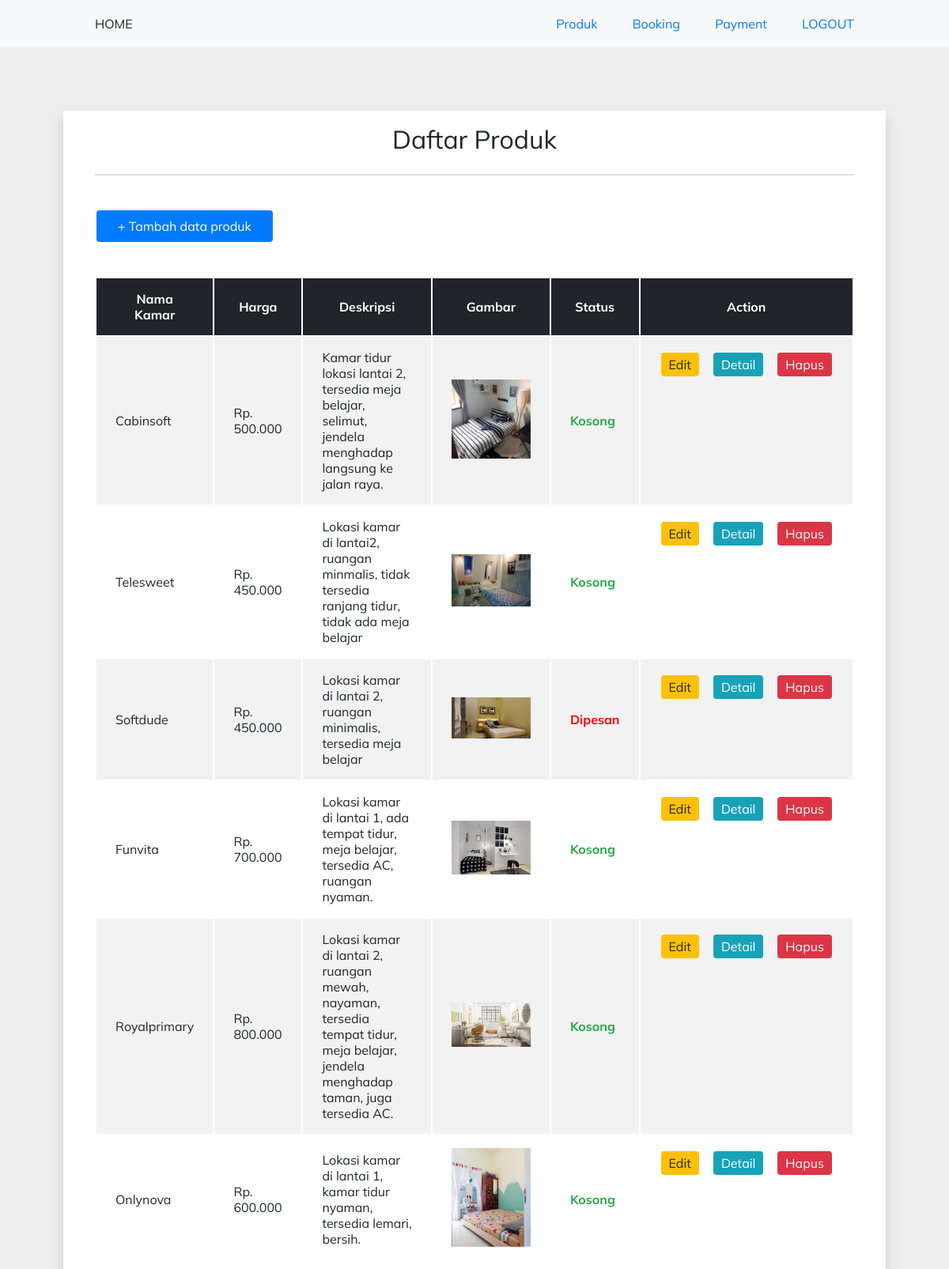
The app's page /produk/index.php (signed in) with its own data.
### tables this page shows
CREATE TABLE `produk` (
  `produk_id` int(11) NOT NULL,
  `nama_produk` varchar(100) NOT NULL,
  `harga` decimal(9,0) NOT NULL,
  `deskripsi` varchar(500) NOT NULL,
  `gambar` varchar(255) NOT NULL,
  `status` enum('0','1') NOT NULL
);

### _functions.php (called while the page is built, shortened)
<?php
require_once('connection.php');
function query($sql)
{
	global $conn;
	$query = mysqli_query($conn, $sql);
	if ($query->num_rows) {
		while ($row = mysqli_fetch_assoc($query)) {
			$results[] = $row;
		}
		return $results;
	}
	return [];
}

### produk/index.php (the view, shortened to what this page needs)
<?php
require_once('../_functions.php');
$product = query("SELECT * FROM produk");
?>
<?php require_once('./../layouts/admin/header.php') ?>
<div class="mt-3 px-2 py-2 shadow container bg-white text-center">
	<h2 class="font-weight-normal">Daftar Produk</h2>
	<hr>
	<div class="text-left mt-2">
		<a href="tambah.php" class="btn btn-primary">+ Tambah data produk</a>
	</div>
	<table class="table mt-2">
		<thead class="text-center thead-dark">
			<tr>
				<th>Nama Kamar</th>
				<th>Harga</th>
				<th>Deskripsi</th>
				<th>Gambar</th>
				<th>Status</th>
				<th>Action</th>
			</tr>
		</thead>
		<tbody>
			<?php if (!empty($product)) : ?>
				<?php foreach ($product as $p) : ?>
					<tr>
						<td><?= $p['nama_produk']; ?></td>
						<td>Rp. <?= number_format($p['harga'], 0, ',', '.'); ?></td>
						<td><?= $p['deskripsi']; ?></td>
						<td>
							<img src="../asset/img/produk/<?= $p['gambar']; ?>" alt="" width="100px">
						</td>
						<td>
							<?php if ($p['status'] == '1') : ?>
								<h6 class="text-danger">Dipesan</h6>
							<?php else : ?>
								<h6 class="text-success">Kosong</h6>
							<?php endif; ?>
						</td>
						<td class="d-flex flex-between">
							<a href="edit.php?produk_id=<?= $p['produk_id']; ?>" class="btn btn-sm btn-warning mr-1">Edit</a>
							<a href="detail.php?produk_id=<?= $p['produk_id']; ?>" class="btn btn-sm btn-info mr-1">Detail</a>
							<a href="delete.php?produk_id=<?= $p['produk_id']; ?>" class="btn btn-sm btn-danger" onclick="return confirm('Yakin ingin menghapus?');">Hapus</a>
						</td>
					</tr>
				<?php endforeach; ?>
			<?php endif; ?>
		</tbody>
	</table>
</div>
<?php require_once('./../layouts/admin/footer.php') ?>

### asset/css/style.css (style rules this page uses)
* { margin: 0; padding: 0; font-size: 16px; color: rgb(33, 37, 41); font-family: "Mulish", sans-serif; }
.container { width: 80%; margin: auto; }
.text-center { text-align: center; }
.text-left { text-align: left; }
.table { width: 100%; margin-bottom: 1rem; color: #212529; }
thead tr { vertical-align: middle; height: 2.5rem; }
tbody tr:nth-child(odd) { background-color: #f2f2f2; }
tr th { padding: 1rem 1.5rem; }
tr td { padding: 1rem 1.5rem; text-align: left; }
.thead-dark { background-color: rgb(33, 37, 41); }
.thead-dark th { color: white; }
table { display: table; border-collapse: separate; box-sizing: border-box; text-indent: initial; border-spacing: 2px; border-color: grey; }
a { text-decoration: none; font-size: 1rem !important; }
h2 { font-size: 2rem; }
hr { border: 0.2px solid rgba(0, 0, 0, 0.125); margin-top: 1.5rem; margin-bottom: 1.5rem; }
.bg-white { background-color: white; }
.text-danger { color: red; }
.text-success { color: rgb(40, 167, 69); }
.px-2 { padding-right: 2.5rem; padding-left: 2.5rem; }
.py-2 { padding-top: 1rem; padding-bottom: 1rem; }
.mt-2 { margin-top: 2.5rem !important; }
.mt-3 { margin-top: 5rem !important; }
.mr-1 { margin-right: 1rem !important; }
.btn { border-radius: 4px; border: none; padding: 10px 27px; text-align: center; text-decoration: none; display: inline-block; font-size: 16px; margin: 4px 2px; cursor: pointer; }
.btn-sm { padding: 5px 10px; }
.btn-primary { background-color: rgb(0, 123, 255); color: white; }
.btn-danger { background-color: rgb(220, 53, 69); color: white; }
.btn-warning { background-color: rgb(255, 193, 7); color: rgb(33, 37, 41); }
.btn-info { background-color: rgb(23, 162, 184); color: white; }
.d-flex { display: flex; }
.font-weight-normal { font-weight: normal; }
.shadow { box-shadow: rgba(0, 0, 0, 0.15) 0px 8px 16px 0px; }
body { background-color: rgb(238, 238, 238); }

### records on screen
produk: nama_produk "Cabinsoft", harga "500.000", deskripsi "Kamar tidur lokasi lantai 2, tersedia meja belajar, selimut, jendela menghadap langsung ke jalan raya.", gambar (picture), status "Kosong"
produk: nama_produk "Telesweet", harga "450.000", deskripsi "Lokasi kamar di lantai2, ruangan minmalis, tidak tersedia ranjang tidur, tidak ada meja belajar", gambar (picture), status "Kosong"
produk: nama_produk "Softdude", harga "450.000", deskripsi "Lokasi kamar di lantai 2, ruangan minimalis, tersedia meja belajar", gambar (picture), status "Dipesan"
produk: nama_produk "Funvita", harga "700.000", deskripsi "Lokasi kamar di lantai 1, ada tempat tidur, meja belajar, tersedia AC, ruangan nyaman.", gambar (picture), status "Kosong"
produk: nama_produk "Royalprimary", harga "800.000", deskripsi "Lokasi kamar di lantai 2, ruangan mewah, nayaman, tersedia tempat tidur, meja belajar, jendela menghadap taman, juga tersedia AC.", gambar (picture), status "Kosong"
produk: nama_produk "Onlynova", harga "600.000", deskripsi "Lokasi kamar di lantai 1, kamar tidur nyaman, tersedia lemari, bersih.", gambar (picture), status "Kosong"
